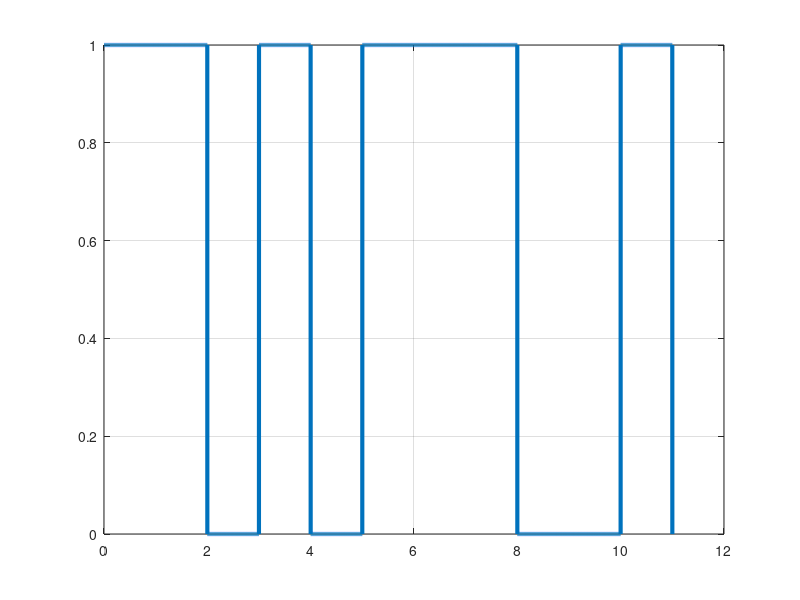

Reproduce this figure in MATLAB.
clear;
clc;

bits = [1 1 0 1 0 1 1 1 0 0 1];
bitrate = 1;
T = length(bits)/bitrate;
n = 1000;
N = n*length(bits);
dt = T/N;
t = 0:dt:T;
x = zeros(1,length(t));
for i = 0:length(bits)-1
    if(bits(i+1)) == 1
        x(i*n+1:(i+1)*n) = 1;
    end
end

plot(t,x,'LineWidth',3);
grid on;

a = x;
x = 0;
for i=1:length(t)
    if t(i)>x
        x = x + 1;
        ans_bits(x) = a(i);
    end
end

disp('Unipoler NRZ Decoding: ')
disp(ans_bits)